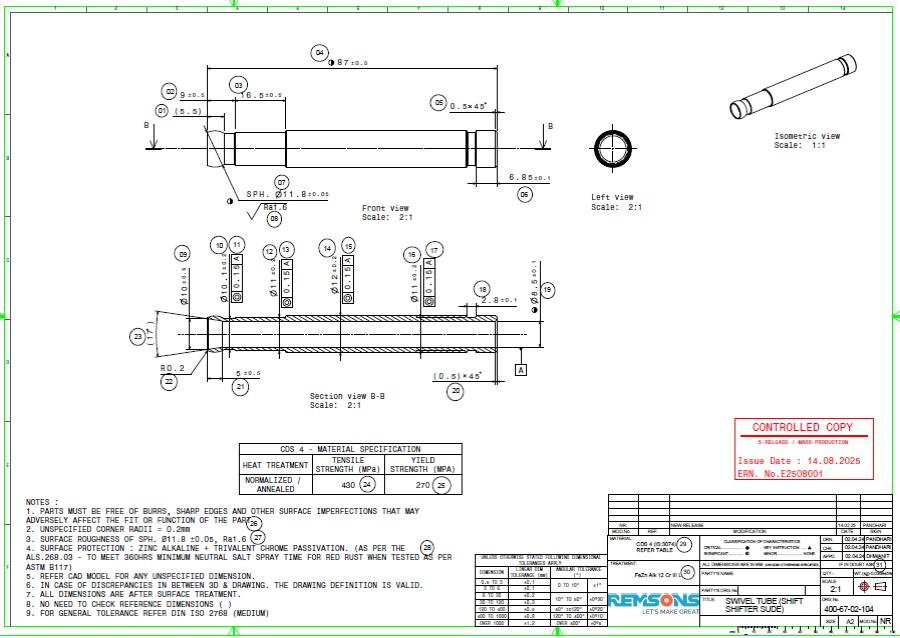
#> input picture numbers_extracted/Data/image-23.tif, 900 x 638 px
$ python -i test_gemini_balloon_pipeline.py   (imports and definitions only)
#> lines starting #> are read from the running program, lines starting #| are printed output that depends on the picture; after the words box and inside, x2 and y2 are one past the last pixel; in counts of white or black regions, pixels touching at a corner belong together
#!/usr/bin/env python3
"""
Test Pipeline: Gemini Image Generation for Balloon Placement
=============================================================
Pipeline:
  1. Extract dimensions using Claude Sonnet 4.6 (assigns balloon numbers)
  2. Send image + feature JSON to Gemini — Gemini returns both:
     a) JSON with balloon_no → (x, y) coordinates
     b) Generated image with balloons
  3. Parse Gemini's JSON coordinates (skip unreliable CV)
  4. Scale Gemini coordinates to original resolution
  5. Validate positions
  6. Draw final balloons with Claude's exact numbering
  7. Verify with Claude — loop until correct
"""

import os
import sys
import json
import time
import math
import base64
import re
import traceback
from typing import List, Dict, Any, Tuple, Optional

import cv2
import numpy as np
from PIL import Image, ImageDraw, ImageFont

# ---------------------------------------------------------------------------
# Config
# ---------------------------------------------------------------------------
GEMINI_API_KEY = os.getenv("GEMINI_API_KEY", "")
GEMINI_MODEL = "gemini-3.1-flash-image-preview"

SAMPLE_DRAWING = os.path.join(
    os.path.dirname(__file__),
    "uploads", "drawings", "10_drawing.png"
)
OUTPUT_DIR = "/tmp/gemini_balloon_test"
MAX_RETRIES = 3  # Max verification loops

# ---------------------------------------------------------------------------
# Helpers
# ---------------------------------------------------------------------------
def ensure_dir(path: str):
    os.makedirs(path, exist_ok=True)


# [380 lines left out: functions resize_for_gemini, stage1_extract_dimensions, _mock_features, stage2_gemini_balloon_image, _parse_gemini_coords, stage3_build_balloon_positions, not called in this run]


def _detect_circles_cv(gemini_image_path: str) -> List[Dict]:
    """Detect circles using OpenCV Hough transform."""
    img = cv2.imread(gemini_image_path)
#> img is the input picture: shape (638, 900, 3); mean B, G, R 240.3, 241.9, 240.6
    if img is None:
        return []

    gray = cv2.cvtColor(img, cv2.COLOR_BGR2GRAY)
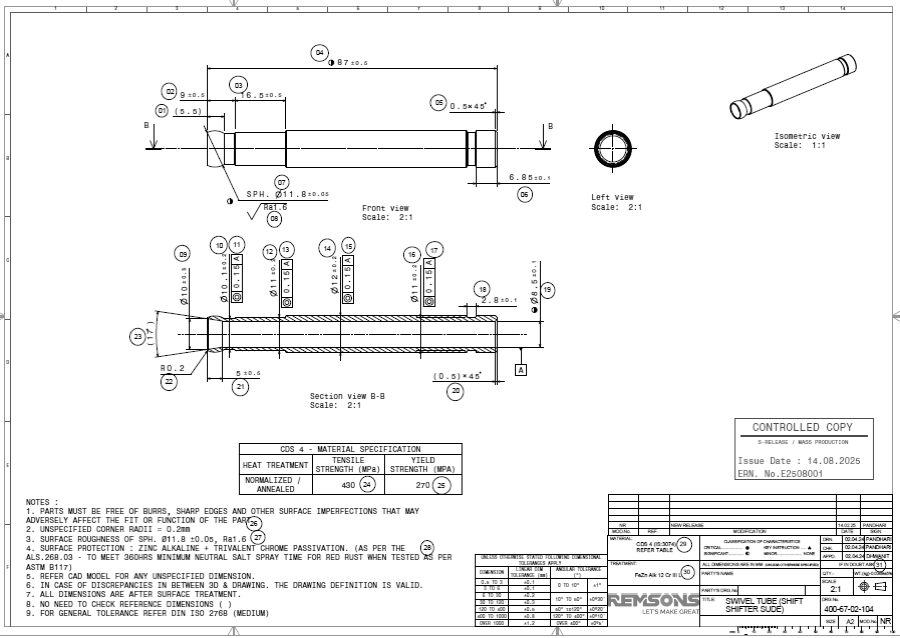
#> gray: shape (638, 900); min 0, max 255, mean 241.3
    h, w = gray.shape
#> h = 638; w = 900
    min_radius = max(10, min(w, h) // 120)
#> min_radius = 10
    max_radius = max(30, min(w, h) // 30)
#> max_radius = 30
    blurred = cv2.GaussianBlur(gray, (9, 9), 2)
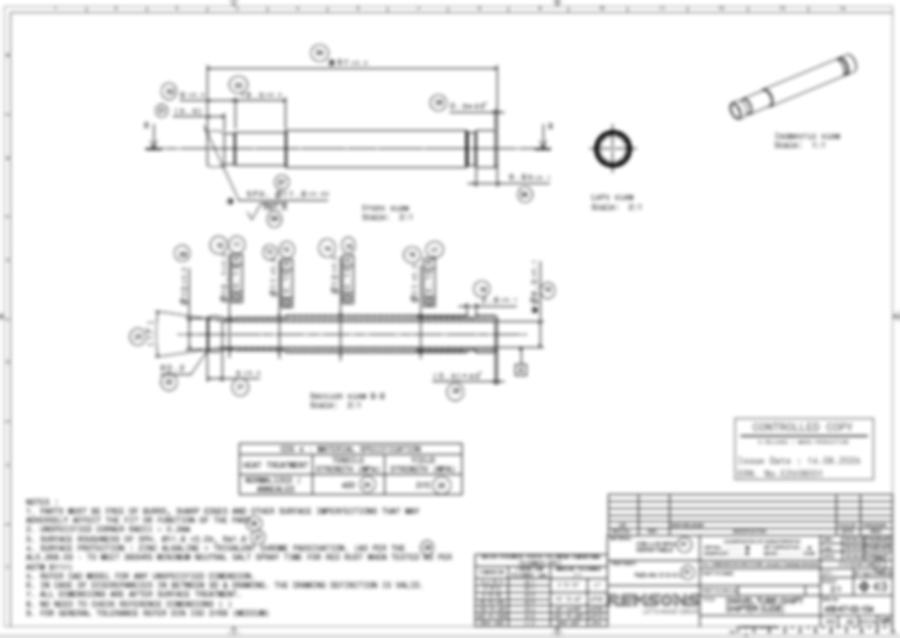
#> blurred: shape (638, 900); min 43, max 255, mean 241.3

    circles = cv2.HoughCircles(
        blurred, cv2.HOUGH_GRADIENT,
        dp=1.2, minDist=min_radius * 2,
        param1=80, param2=40,
        minRadius=min_radius, maxRadius=max_radius
    )
#> circles = [[612.6, 148.2, 18.76], [540.6, 594.6, 20.08], [517.8, 599.4, 21.4], [870.6, 515.4, 20.08], [648.6, 527.4, 14.68], [846.6, 521.4, 12.16]]

    results = []
    if circles is not None:
        circles = np.uint16(np.around(circles))
#> circles = [[613, 148, 19], [541, 595, 20], [518, 599, 21], [871, 515, 20], [649, 527, 15], [847, 521, 12]]
        for cx, cy, r in circles[0, :]:
            results.append({"center": [int(cx), int(cy)], "radius": int(r)})
#> this loop made 6 passes
#> after the loop, results = 6 items

    # Save debug image
    debug_img = img.copy()
    for b in results:
        cv2.circle(debug_img, tuple(b["center"]), b["radius"], (0, 255, 0), 2)
#> this loop made 6 passes
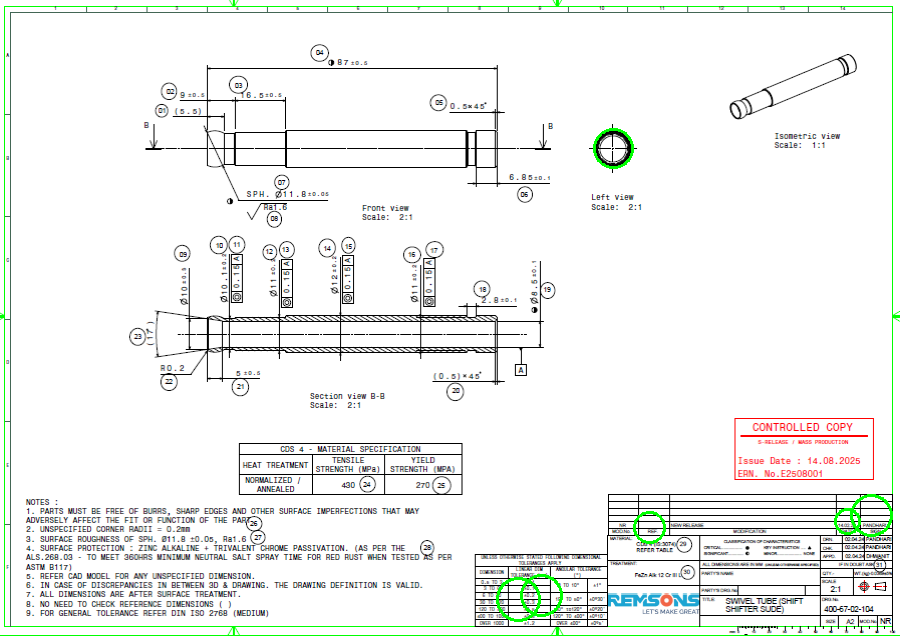
#> debug_img: shape (638, 900, 3); 0.35% of pixels changed, all inside (x1, y1, x2, y2) = (496, 128, 893, 622)
    cv2.imwrite(os.path.join(OUTPUT_DIR, "detected_balloons_debug.png"), debug_img)

    return results


# =====================================================================
# STAGE 4: Validate balloon positions
# =====================================================================
# [322 lines left out: functions stage4_validate, stage5_draw_final, stage6_verify_with_claude, run_pipeline, not called in this run]


# [12 lines not run here, left out]

>>> result = _detect_circles_cv('../../numbers_extracted/Data/image-23.tif')
#> result = 6 items
